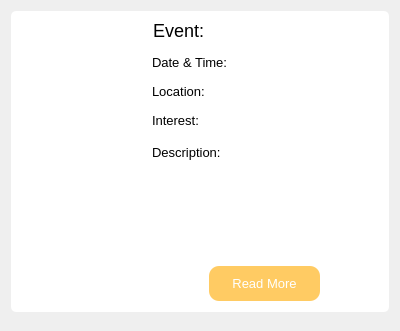
<?xml version="1.0" encoding="UTF-8"?>
<ui version="4.0">
 <class>Form</class>
 <widget class="QWidget" name="Form">
  <property name="geometry">
   <rect>
    <x>0</x>
    <y>0</y>
    <width>400</width>
    <height>312</height>
   </rect>
  </property>
  <property name="windowTitle">
   <string>Form</string>
  </property>
  <layout class="QGridLayout" name="gridLayout">
   <item row="0" column="0">
    <widget class="QWidget" name="widget" native="true">
     <property name="styleSheet">
      <string notr="true">margin-bottom: 8px;
max-height: 500px;
background:white;
border-radius: 5px;</string>
     </property>
     <layout class="QHBoxLayout" name="horizontalLayout_2">
      <property name="leftMargin">
       <number>0</number>
      </property>
      <item>
       <widget class="QLabel" name="photo">
        <property name="minimumSize">
         <size>
          <width>109</width>
          <height>108</height>
         </size>
        </property>
        <property name="font">
         <font>
          <family>Segoe UI Semibold</family>
          <pointsize>18</pointsize>
          <weight>75</weight>
          <bold>true</bold>
         </font>
        </property>
        <property name="styleSheet">
         <string notr="true">display: inline-block;
min-width: 100px;
min-height: 100px;
max-width: 300px;
max-height: 300px;
margin-left:9px;
border-radius: 3px;
</string>
        </property>
        <property name="text">
         <string/>
        </property>
        <property name="pixmap">
         <pixmap>../image/chess.jpg</pixmap>
        </property>
        <property name="scaledContents">
         <bool>true</bool>
        </property>
        <property name="alignment">
         <set>Qt::AlignCenter</set>
        </property>
       </widget>
      </item>
      <item>
       <layout class="QVBoxLayout" name="verticalLayout_4" stretch="0,0,0,0,0,0">
        <item>
         <widget class="QLabel" name="event">
          <property name="styleSheet">
           <string notr="true">font-size: 18px;</string>
          </property>
          <property name="text">
           <string>Event&lt;span class=&quot;event&quot;&gt;:&lt;/span&gt;</string>
          </property>
         </widget>
        </item>
        <item>
         <widget class="QLabel" name="date">
          <property name="styleSheet">
           <string notr="true">font-size: 13px;</string>
          </property>
          <property name="text">
           <string>Date &amp; Time&lt;span class=&quot;date&quot;&gt;:&lt;/span&gt;</string>
          </property>
         </widget>
        </item>
        <item>
         <widget class="QLabel" name="location">
          <property name="styleSheet">
           <string notr="true">font-size: 13px;</string>
          </property>
          <property name="text">
           <string>Location&lt;span class=&quot;address&quot;&gt;:&lt;/span&gt;</string>
          </property>
         </widget>
        </item>
        <item>
         <widget class="QLabel" name="interest">
          <property name="styleSheet">
           <string notr="true">font-size: 13px;</string>
          </property>
          <property name="text">
           <string>Interest&lt;span class=&quot;interest&quot;&gt;:&lt;/span&gt;</string>
          </property>
         </widget>
        </item>
        <item>
         <widget class="QLabel" name="description">
          <property name="styleSheet">
           <string notr="true">font-size: 13px;
min-height: 100px;
max-width: 300px;</string>
          </property>
          <property name="text">
           <string>Description&lt;span class=&quot;desc&quot;&gt;:&lt;/span&gt;</string>
          </property>
          <property name="alignment">
           <set>Qt::AlignLeading|Qt::AlignLeft|Qt::AlignTop</set>
          </property>
         </widget>
        </item>
        <item>
         <widget class="QPushButton" name="read_more">
          <property name="styleSheet">
           <string notr="true">QPushButton{
background-color:  rgb(255, 203, 99);
border: none;
border-radius: 10px;
color: white;
padding: 10px 23px;
margin: 10px 60px 10px 60px;
text-align: center;
text-decoration: none;
display: inline-block;
font-size: 13px;
}
QPushButton:hover{
background-color:  rgb(255, 220, 99);
}
</string>
          </property>
          <property name="text">
           <string>Read More</string>
          </property>
         </widget>
        </item>
       </layout>
      </item>
     </layout>
    </widget>
   </item>
  </layout>
 </widget>
 <resources/>
 <connections/>
</ui>
